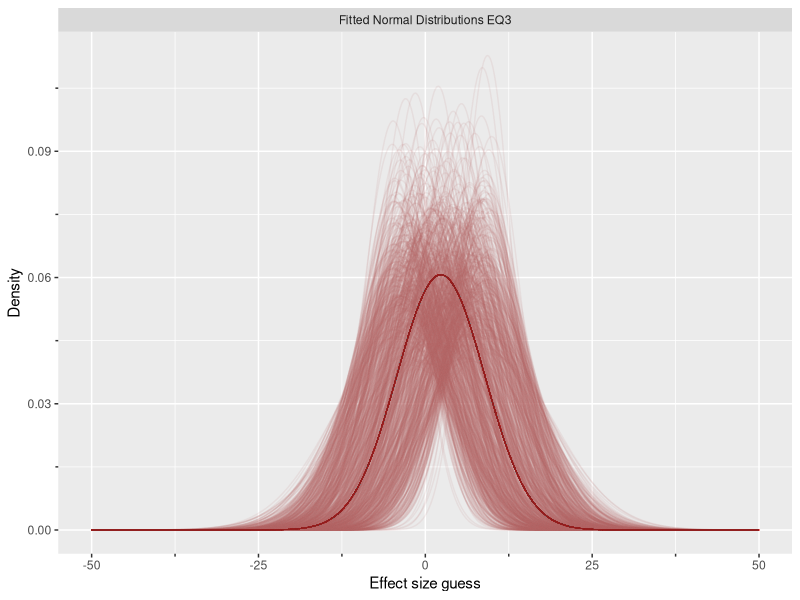
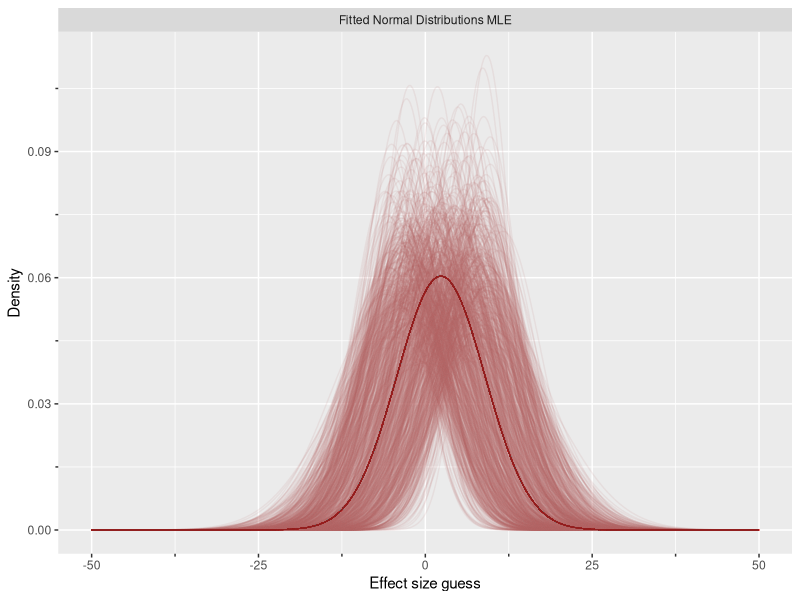

Source code (R) for these figures, in order:
library(tidyverse)

#################
# Simulate data
#################

set.seed(42)  # Set seed for reproducibility

# Number of observations
n <- 1000

# Simulate the most likely vote share (y1i) as random values between 50 and 70
y1i <- runif(n, -5, 10)

# Simulate the lower and upper bounds (y2i and y3i) as random values within reasonable ranges of y1i
y2i <- y1i - runif(n, 5, 10)  # Lower bound is a bit less than y1i
y3i <- y1i + runif(n, 5, 10)  # Upper bound is a bit more than y1i

# Simulate probabilities for the lower and upper tails (p1i and p2i) between 0.05 and 0.2
p1i <- runif(n, 0.05, 0.2)
p2i <- runif(n, 0.05, 0.2) 

# Create a data frame
responses <- data.frame(
  Respondent = paste0("", 1:n),  # Respondent identifiers (R1, R2, ..., R1000)
  y1i = y1i,
  y2i = y2i,
  y3i = y3i,
  p1i = p1i,
  p2i = p2i
)

#############
# EQ3 
############# 

### global 
mu_overall_eq3 <- mean(responses$y1i, na.rm = TRUE)
sigma_overall_eq3 <- (mean(responses$y3i) - mean(responses$y2i)) / (qnorm(1 - mean(responses$p2i)) - qnorm(mean(responses$p1i))) 


params_df <- responses %>%
  rowwise() %>%
  mutate(
    mu_est = y1i,
    sd_est = max(
      (y3i - y2i) / (qnorm(1 - p2i) - qnorm(p1i)),
      1
    )
  ) %>%
  ungroup() %>%
  select(mean = mu_est, sd = sd_est)


# Create a sequence of x values for plotting
x_values <- seq(-50, 50, length.out = 500)

# Create a data frame for plotting
plot_data <- data.frame(x = rep(x_values, nrow(params_df)),
                        mean = rep(params_df$mean, each = length(x_values)),
                        sd = rep(params_df$sd, each = length(x_values)),
                        respondent = rep(rownames(params_df), each = length(x_values)), 
                        o_mean = rep(mu_overall_eq3),
                        o_sigma = rep(sigma_overall_eq3)
)

# Calculate the density values for each respondent
plot_data$density <- dnorm(plot_data$x, mean = plot_data$mean, sd = plot_data$sd)
plot_data$o_density <- dnorm(plot_data$x, mean = plot_data$o_mean, sd = plot_data$o_sigma)

# Plot
ggplot(plot_data, aes(x = x, y = density, group = respondent)) +
  geom_line(alpha = .1, color = "#B06767") +
  geom_line(aes(y = o_density), color = "#911C1C", linewidth = .3, alpha = .5) + 
  labs(x = "Effect size guess", y = "Density") +
  theme(legend.position = "none") + 
  guides(x = guide_axis(minor.ticks = TRUE),
         y = guide_axis(minor.ticks = TRUE)) + 
  facet_wrap(~"Fitted Normal Distributions EQ3") + 
  xlim(-50, 50)


#######################
# MLE 
#######################

# Function to estimate normal parameters via likelihood maximization
estimate_mle <- function(y1i, y2i, y3i, p1i, p2i) {
  # Define the negative log-likelihood function (we minimize this)
  neg_log_likelihood <- function(params) {
    mu <- params[1]
    sigma <- params[2]
    
    if (sigma <= 0) return(Inf)  # Ensure sigma remains positive
    
    # Expected values based on the normal distribution
    exp_mean  <- mu
    exp1i <- mu + sigma * qnorm(p1i)
    exp2i <- mu + sigma * qnorm(1 - p2i)
    
    # Log-likelihood function (equivalent to squared error minimization)
    log_likelihood <- -((y1i - exp_mean)^2 + (y2i - exp1i)^2 + (y3i - exp2i)^2)
    
    return(-log_likelihood)  # Negate to maximize likelihood
  }
  
  # Initial guesses
  sigma_lower <- (y1i - y2i) / abs(qnorm(p1i))
  sigma_upper <- (y3i - y1i) / qnorm(1 - p2i)
  init_sigma <- (sigma_lower + sigma_upper) / 2
  init_params <- c(mu = y1i, sigma = init_sigma)
  
  # Optimize using "L-BFGS-B" method, ensuring sigma > 0
  result <- optim(init_params, neg_log_likelihood, method = "L-BFGS-B", lower = c(-Inf, 1e-6))
  
  return(result$par)  # Returns estimated (mu, sigma)
}

# Compute MLE estimates
estimates <- apply(responses, 1, function(row) {
  estimate_mle(
    y1i  = as.numeric(row["y1i"]),
    y2i = as.numeric(row["y2i"]),
    y3i = as.numeric(row["y3i"]),
    p1i = as.numeric(row["p1i"]),
    p2i = as.numeric(row["p2i"])
  )
})

# Convert to data frame
estimates_df <- data.frame(t(estimates))
colnames(estimates_df) <- c("mu_est", "sigma_est")

# Combine with original data
result_df <- cbind(responses, estimates_df)
print(result_df)


# Compute overall mean and standard deviation
mu_overall_MLE <- mean(estimates_df$mu_est, na.rm = TRUE)
sigma_overall_MLE <- sqrt(mean(estimates_df$sigma_est^2, na.rm = TRUE))

# Define a range of x-values for the plot (e.g., from 0 to 100)

x_values <- seq(-50, 50, length.out = 500)

# Prepare the plot data
plot_data <- data.frame(
  x = rep(x_values, nrow(result_df)),  # Repeat x_values for each respondent
  mean = rep(result_df$mu_est, each = length(x_values)),  # Use 'mu_est' as mean
  sd = rep(result_df$sigma_est, each = length(x_values)),  # Use 'sigma_est' as standard deviation
  respondent = rep(rownames(result_df), each = length(x_values)),
  o_mean = rep(mu_overall_MLE),
  o_sigma = rep(sigma_overall_MLE) # Use row names as respondent IDs
)

# Calculate the density values for each respondent's normal distribution
plot_data$density <- dnorm(plot_data$x, mean = plot_data$mean, sd = plot_data$sd) 
plot_data$o_density <- dnorm(plot_data$x, mean = plot_data$o_mean, sd = plot_data$o_sigma)

ggplot(plot_data, aes(x = x, y = density, group = respondent)) +
  geom_line(alpha = .1, color = "#B06767") +
  geom_line(aes(y = o_density), color = "#911C1C", linewidth = .3, alpha = .5) + 
  labs(x = "Effect size guess", y = "Density") +
  theme(legend.position = "none") + 
  guides(x = guide_axis(minor.ticks = TRUE),
         y = guide_axis(minor.ticks = TRUE)) + 
  facet_wrap(~"Fitted Normal Distributions MLE") + 
  xlim(-50, 50)



#################################
## Compare parameters overall 
#################################


overall_params <- data.frame(
  Method = c("EQ3", "MLE"),
  Mean = c(mu_overall_eq3, mu_overall_MLE),
  SD = c(sigma_overall_eq3, sigma_overall_MLE)
) |> 
  print()



